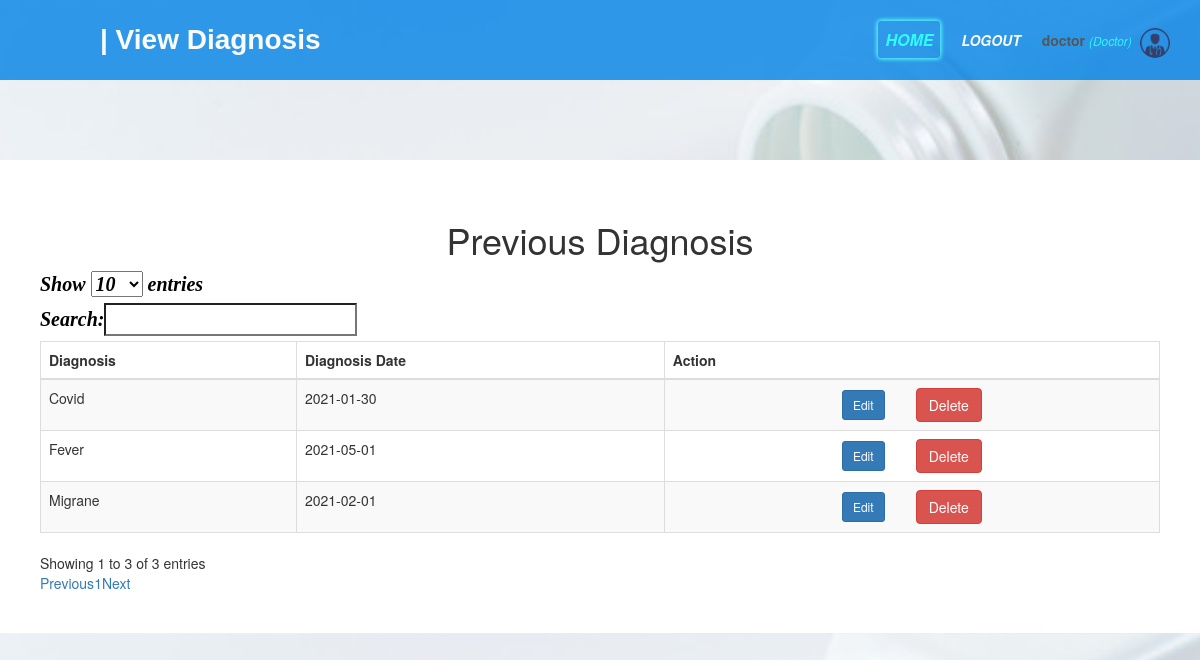
The page /doctor/view_diagnosis.php?view_diagnosis=1 (signed in) on the database as committed earlier.
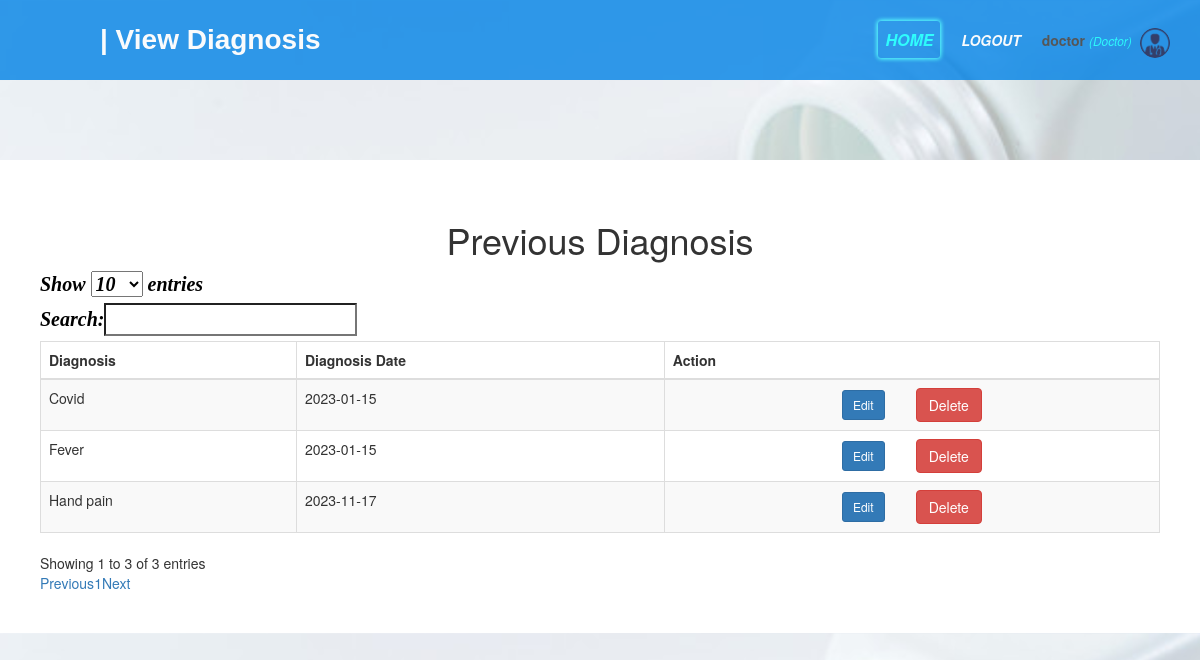
The same page on the database as committed later.
### tables this page shows
CREATE TABLE IF NOT EXISTS `diagnosis` (
  `diagnosis_id` int NOT NULL AUTO_INCREMENT,
  `diagnosis` varchar(200) NOT NULL,
  `diagnosis_date` date NOT NULL,
  `p_id` int NOT NULL,
  `staff_id` int NOT NULL,
  PRIMARY KEY (`diagnosis_id`),
  KEY `p_id` (`p_id`)
);

### doctor/view_diagnosis.php (the view, shortened to what this page needs)
<?php include('function.php');
if (isset($_GET['view_diagnosis'])) {
    $p_id = $_GET['view_diagnosis'];
}
?>
<!DOCTYPE html>
<html>
<head>
	<link rel="stylesheet" type="text/css" href="/pis/css/booking.css">
    <link rel="stylesheet" type="text/css" href="/pis/css/all.css">
	<?php include('link_css.php'); ?>
</head>
<body>
	<nav>
	    <label id="title">| View Diagnosis</label>
	      <ul>
	        <li><a class="active"  href="doctor_home.php">Home</a></li>
	        <li><a href="/pis/index.php?logout='1' "style="font-size:14px;" id="logout">Logout</a></li>
	        <li>
            <?php  if (isset($_SESSION['user'])) : ?>
                <strong><?php echo $_SESSION['user']['user_type']; ?></strong>
                <small>
                    <i  style="color: cyan;">(<?php echo ucfirst($_SESSION['user']['user_name']); ?>)</i>
                    <img src="/pis/images/21.png" class="profile_info">
                 </small>
            <?php endif ?>
        </li>
      </ul>
    </nav><br><br><br><br>
<div id="s">
    <h1> Previous Diagnosis </h1>
<table id="allusers" class="table table-striped table-bordered" style="width: 100%">
        <thead>
            <tr>
                <th>Diagnosis</th>
                <th id="a">Diagnosis Date</th>
                <th>Action</th>
            </tr>
        </thead>
        <tbody>
            <?php
            $result_E=mysqli_query($db,"SELECT * from diagnosis WHERE p_id=$p_id");
            while ($row=mysqli_fetch_array($result_E)) {?>
            <tr>
                <td><?php echo $row['diagnosis']; ?></td>
                <td id="a"><?php echo $row['diagnosis_date']; ?></td>
                <td align="center">
                    <a href="edit_diagnosis.php?edit_diagnosis=<?php echo $row['diagnosis_id']; ?>" class="btn btn-primary btn-sm" ><i class="fas fa-edit"></i> Edit </a> &nbsp;&nbsp;&nbsp;&nbsp;&nbsp;&nbsp;
                    <a href="add_diagnosis.php?delete_diagnosis=<?php echo $row['diagnosis_id']; ?>" class="btn btn-danger" onClick="return confirm('Are you sure you want to Delete the diagnosis?')">Delete</a>
                </td>
            </tr>
            <?php } ?>
        </tbody>
    </table>
</div>
</body>
</html>

Rows that differ between the two databases and show on the page:
removed diagnosis: diagnosis "Migrane", diagnosis_date "2021-02-01"
changed diagnosis "Covid": diagnosis_date "2021-01-30" → "2023-01-15"
changed diagnosis "Fever": diagnosis_date "2021-05-01" → "2023-01-15"
added diagnosis: diagnosis "Hand pain", diagnosis_date "2023-11-17"
